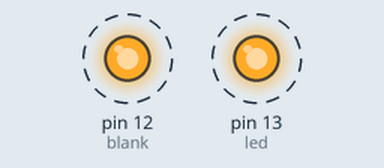
Bench run of a sketch on a simulated Arduino Uno, built with avr-gcc and run on an emulated ATmega328P. Shown: output pins drawn as LEDs (lit = HIGH). Dashed ring = blinking.

Above: at 0.2 s.
Timing chart, 0 to 3.0 s (numbered marks = the images above):
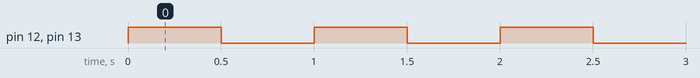

Measured:
- by itself, pin 12 (blank), pin 13 (led): alternates HIGH for 0.50 s and LOW for 0.50 s

The sketch:

_5_BLANKING_TEST.ino
```cpp
/*
  Blink Laser
  Uses the TTL modulation of the laser to turn it on or off.
  Pin 13 has an LED connected on most Arduino boards.
  Blanking wire: White goes to Digital Pin 8, Blue goes to ground.
*/

int led = 13;
int blank = 12;


void setup()
{
  pinMode(led, OUTPUT);      // internal led pin
  pinMode(blank, OUTPUT);    // blanking pin
  digitalWrite(blank, LOW);
}


void loop() {
  digitalWrite(led, HIGH);
  digitalWrite(blank, HIGH);
  delay(500);               // wait for a second
  digitalWrite(led, LOW);    // turn the LED off by making the voltage LOW
  digitalWrite(blank, LOW);
  delay(500);
}

//Math
```
